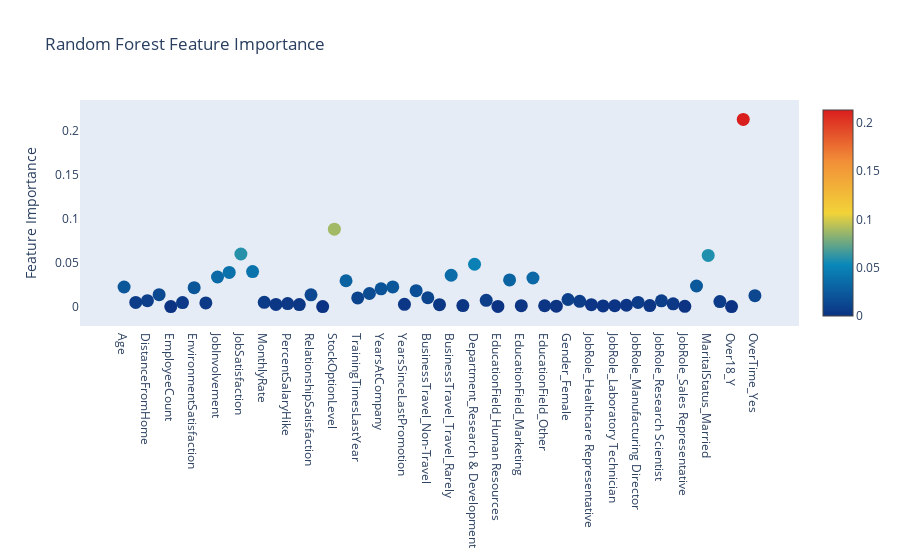

Notebook source saved alongside this figure:
### Code cell
# Feature importance plot for Random Forest
trace = go.Scatter(
    y=rf.feature_importances_,
    x=attrition_final.columns.values,
    mode='markers',
    marker=dict(
        sizemode='diameter',
        sizeref=1,
        size=13,
        color=rf.feature_importances_,
        colorscale='Portland',
        showscale=True
    ),
    text=attrition_final.columns.values
)
data = [trace]

layout = go.Layout(
    autosize=True,
    title='Random Forest Feature Importance',
    hovermode='closest',
    xaxis=dict(
        ticklen=5,
        showgrid=False,
        zeroline=False,
        showline=False
    ),
    yaxis=dict(
        title='Feature Importance',
        showgrid=False,
        zeroline=False,
        ticklen=5,
        gridwidth=2
    ),
    showlegend=False
)
fig = go.Figure(data=data, layout=layout)
py.iplot(fig, filename='scatter2010')

### Figure 1 — Plotly figure (JSON) as saved in the notebook; plotly's stock layout.template omitted (floating-point values rounded to 4 significant figures)
{"data": [{"marker": {"color": [0.02231, 0.004716, 0.006691, 0.01358, 0, 0.0045, 0.02158, 0.004188, 0.03369, 0.03888, 0.0599, 0.03986, 0.004843, 0.0024, 0.003381, 0.002266, 0.01336, 0, 0.08814, 0.02944, 0.009892, 0.01491, 0.02022, 0.02237, 0.002614, 0.01816, 0.01008, 0.002196, 0.03566, 0.001099, 0.04818, 0.007088, 0.0001291, 0.0304, 0.0009806, 0.03252, 0.0009563, 0.0004593, 0.008071, 0.006017, 0.002124, 0.000747, 0.0009341, 0.001522, 0.004735, 0.001101, 0.006604, 0.003165, 0.0003218, 0.02341, 0.0583, 0.005739, 0, 0.2131, 0.01244], "colorscale": [[0, "rgb(12,51,131)"], [0.25, "rgb(10,136,186)"], [0.5, "rgb(242,211,56)"], [0.75, "rgb(242,143,56)"], [1, "rgb(217,30,30)"]], "showscale": true, "size": 13, "sizemode": "diameter", "sizeref": 1}, "mode": "markers", "text": ["Age", "DailyRate", "DistanceFromHome", "Education", "EmployeeCount", "EmployeeNumber", "EnvironmentSatisfaction", "HourlyRate", "JobInvolvement", "JobLevel", "JobSatisfaction", "MonthlyIncome", "MonthlyRate", "NumCompaniesWorked", "PercentSalaryHike", "PerformanceRating", "RelationshipSatisfaction", "StandardHours", "StockOptionLevel", "TotalWorkingYears", "TrainingTimesLastYear", "WorkLifeBalance", "YearsAtCompany", "YearsInCurrentRole", "YearsSinceLastPromotion", "YearsWithCurrManager", "BusinessTravel_Non-Travel", "BusinessTravel_Travel_Frequently", "BusinessTravel_Travel_Rarely", "Department_Human Resources", "Department_Research & Development", "Department_Sales", "EducationField_Human Resources", "EducationField_Life Sciences", "EducationField_Marketing", "EducationField_Medical", "EducationField_Other", "EducationField_Technical Degree", "Gender_Female", "Gender_Male", "JobRole_Healthcare Representative", "JobRole_Human Resources", "JobRole_Laboratory Technician", "JobRole_Manager", "JobRole_Manufacturing Director", "JobRole_Research Director", "JobRole_Research Scientist", "JobRole_Sales Executive", "JobRole_Sales Representative", "MaritalStatus_Divorced", "MaritalStatus_Married", "MaritalStatus_Single", "Over18_Y", "OverTime_No", "OverTime_Yes"], "type": "scatter", "x": ["Age", "DailyRate", "DistanceFromHome", "Education", "EmployeeCount", "EmployeeNumber", "EnvironmentSatisfaction", "HourlyRate", "JobInvolvement", "JobLevel", "JobSatisfaction", "MonthlyIncome", "MonthlyRate", "NumCompaniesWorked", "PercentSalaryHike", "PerformanceRating", "RelationshipSatisfaction", "StandardHours", "StockOptionLevel", "TotalWorkingYears", "TrainingTimesLastYear", "WorkLifeBalance", "YearsAtCompany", "YearsInCurrentRole", "YearsSinceLastPromotion", "YearsWithCurrManager", "BusinessTravel_Non-Travel", "BusinessTravel_Travel_Frequently", "BusinessTravel_Travel_Rarely", "Department_Human Resources", "Department_Research & Development", "Department_Sales", "EducationField_Human Resources", "EducationField_Life Sciences", "EducationField_Marketing", "EducationField_Medical", "EducationField_Other", "EducationField_Technical Degree", "Gender_Female", "Gender_Male", "JobRole_Healthcare Representative", "JobRole_Human Resources", "JobRole_Laboratory Technician", "JobRole_Manager", "JobRole_Manufacturing Director", "JobRole_Research Director", "JobRole_Research Scientist", "JobRole_Sales Executive", "JobRole_Sales Representative", "MaritalStatus_Divorced", "MaritalStatus_Married", "MaritalStatus_Single", "Over18_Y", "OverTime_No", "OverTime_Yes"], "y": [0.02231, 0.004716, 0.006691, 0.01358, 0, 0.0045, 0.02158, 0.004188, 0.03369, 0.03888, 0.0599, 0.03986, 0.004843, 0.0024, 0.003381, 0.002266, 0.01336, 0, 0.08814, 0.02944, 0.009892, 0.01491, 0.02022, 0.02237, 0.002614, 0.01816, 0.01008, 0.002196, 0.03566, 0.001099, 0.04818, 0.007088, 0.0001291, 0.0304, 0.0009806, 0.03252, 0.0009563, 0.0004593, 0.008071, 0.006017, 0.002124, 0.000747, 0.0009341, 0.001522, 0.004735, 0.001101, 0.006604, 0.003165, 0.0003218, 0.02341, 0.0583, 0.005739, 0, 0.2131, 0.01244]}], "layout": {"autosize": true, "hovermode": "closest", "showlegend": false, "title": {"text": "Random Forest Feature Importance"}, "xaxis": {"autorange": true, "range": [-3.775, 57.77], "showgrid": false, "showline": false, "ticklen": 5, "type": "category", "zeroline": false}, "yaxis": {"autorange": true, "gridwidth": 2, "range": [-0.05837, 0.2715], "showgrid": false, "ticklen": 5, "title": {"text": "Feature Importance"}, "type": "linear", "zeroline": false}}}
